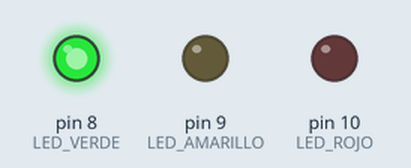
Simulated run of this sketch. Board: Arduino Uno, built with avr-gcc and run on an emulated ATmega328P. Shown: output pins drawn as LEDs (lit = HIGH).

Above: at 1.5 s.
At 3.5 s:
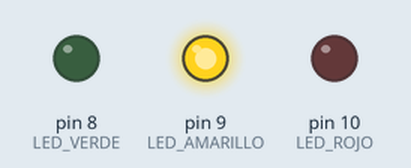
At 5.5 s:
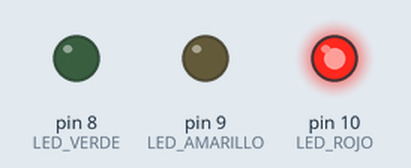
Timing chart, 0 to 9.1 s (numbered marks = the images above):
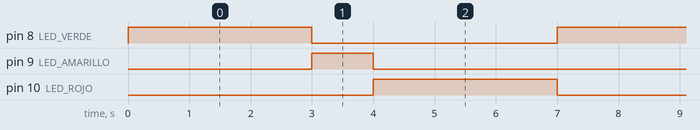

Measured:
- by itself, pin 8 (LED_VERDE), pin 10 (LED_ROJO): alternates HIGH for 3.0 s and LOW for 4.0 s
- by itself, pin 9 (LED_AMARILLO): alternates HIGH for 1.0 s and LOW for 6.0 s
- by itself, everything shown: repeats every 7.0 s, in 4 steps

The sketch:

p1_semaforo.ino
```cpp
/*
 * P1: Semáforo LEGO - EigenRobotics
 *
 * Semáforo con 3 LEDs: rojo, amarillo, verde.
 * Secuencia realista de semáforo de tráfico.
 *
 * Conceptos:
 * - Múltiples outputs
 * - Secuencias de estados
 * - Timing
 *
 * Circuito:
 * - LED Rojo en pin 10
 * - LED Amarillo en pin 9
 * - LED Verde en pin 8
 * - Cada LED con resistencia 220 ohm a GND
 */

const int LED_ROJO = 10;
const int LED_AMARILLO = 9;
const int LED_VERDE = 8;

// Tiempos en milisegundos
const int TIEMPO_VERDE = 3000;     // 3 segundos
const int TIEMPO_AMARILLO = 1000;  // 1 segundo
const int TIEMPO_ROJO = 3000;      // 3 segundos

void setup() {
  pinMode(LED_ROJO, OUTPUT);
  pinMode(LED_AMARILLO, OUTPUT);
  pinMode(LED_VERDE, OUTPUT);

  // Apagar todos al inicio
  apagarTodos();
}

void loop() {
  // Verde
  digitalWrite(LED_VERDE, HIGH);
  delay(TIEMPO_VERDE);
  digitalWrite(LED_VERDE, LOW);

  // Amarillo
  digitalWrite(LED_AMARILLO, HIGH);
  delay(TIEMPO_AMARILLO);
  digitalWrite(LED_AMARILLO, LOW);

  // Rojo
  digitalWrite(LED_ROJO, HIGH);
  delay(TIEMPO_ROJO);
  digitalWrite(LED_ROJO, LOW);
}

void apagarTodos() {
  digitalWrite(LED_ROJO, LOW);
  digitalWrite(LED_AMARILLO, LOW);
  digitalWrite(LED_VERDE, LOW);
}

/*
 * EXPERIMENTOS:
 *
 * 1. Cambia los tiempos del semáforo
 * 2. Añade modo "noche": solo amarillo parpadeando
 * 3. Añade un segundo semáforo para un cruce
 * 4. Añade semáforo peatonal (rojo/verde)
 */
```
